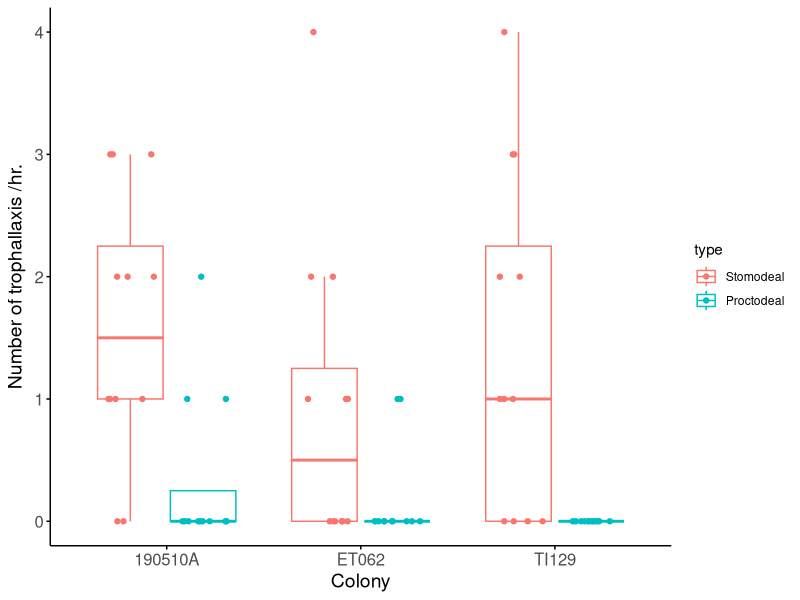
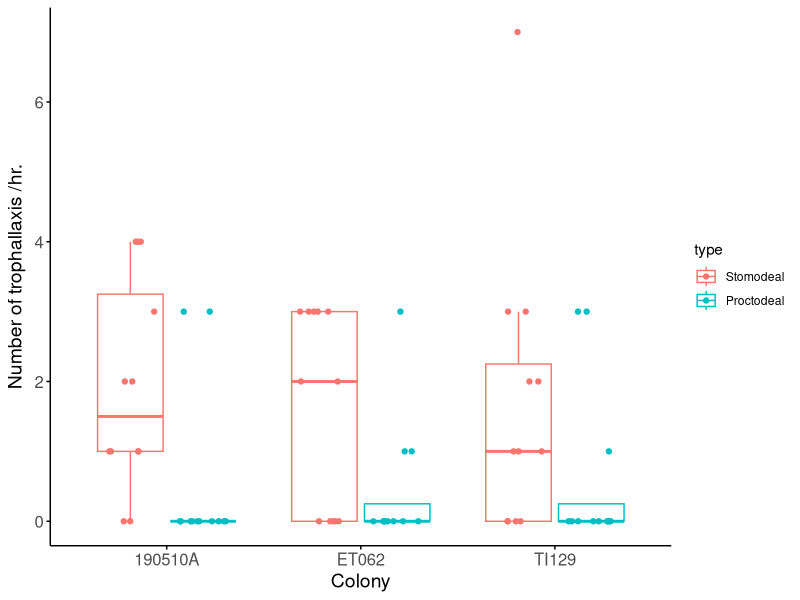

Reproduce these figures in R, in order.
## ---- chunk 1
library(tidyverse)
library(gridExtra)
library(lme4)
## ---- chunk 2
# reading excel file (see attached source file "RF_trophallaxis.csv" and see supplementary Data 1 in a paper "The royal food of termites" for detail)
d <- read.csv("RF_trophallaxis.csv", header=T)
d <- transform(d, type= factor(type, levels = c("Stomodeal","Proctodeal")))

# Extract caste and trophallaxis type and store in data set
dpk <- subset(d, d$caste=="PK")
dsq <- subset(d, d$caste=="SQ")
dS <- subset(d, d$type=="Stomodeal")
dP <- subset(d, d$type=="Proctodeal")
## ---- chunk 3
# Number of trophallaxis to king
g1 <- ggplot(dpk, aes(x=factor(colony_code), y=freq, color=type))
g1 <- g1 + geom_boxplot(alpha=0.5,outlier.colour = NA) + xlab("Colony") + ylab(expression(paste("Number of trophallaxis /hr.")))
g1 <- g1 + geom_point(position=position_jitterdodge(jitter.width=0.5, jitter.height=0.0))
g1 <- g1 + theme(panel.grid.major = element_blank(), panel.grid.minor = element_blank(), panel.background = element_blank())
g1 <- g1 + theme(axis.line=element_line(colour = "black"), axis.ticks=element_line(colour = "black"))
g1 <- g1 + theme(axis.text=element_text(size=12), axis.title=element_text(size=14))
g1

# Number of trophallaxis to queen
g2 <- ggplot(dsq, aes(x=factor(colony_code), y=freq, color=type))
g2 <- g2 + geom_boxplot(alpha=0.5,outlier.colour = NA) + xlab("Colony") + ylab(expression(paste("Number of trophallaxis /hr.")))
g2 <- g2 + geom_point(position=position_jitterdodge(jitter.width=0.5, jitter.height=0.0))
g2 <- g2 + theme(panel.grid.major = element_blank(), panel.grid.minor = element_blank(), panel.background = element_blank())
g2 <- g2 + theme(axis.line=element_line(colour = "black"), axis.ticks=element_line(colour = "black"))
g2 <- g2 + theme(axis.text=element_text(size=12), axis.title=element_text(size=14))
g2
## ---- chunk 4
## for Number of trophallaxis to king
# GLM, family=poisson
res1 <- glm(freq ~ type + colony_code, family="poisson", dpk)
summary(res1)
fit1=glm(freq ~ 1 + colony_code, family="poisson", dpk) #model_1
fit2=glm(freq ~ type + 1, family="poisson", dpk) #model_2
anova(res1, fit1, test = "Chisq") #likelihood ratio test
anova(res1, fit2, test = "Chisq") #likelihood ratio test

## for Number of trophallaxis to queen
# GLM, family=poisson
res2 <- glm(freq ~ type + colony_code, family="poisson", dsq)
summary(res2)
fit3=glm(freq ~ 1 + colony_code, family="poisson", dsq) #model_3
fit4=glm(freq ~ type + 1, family="poisson", dsq) #model_4
anova(res2, fit3, test = "Chisq") #likelihood ratio test
anova(res2, fit4, test = "Chisq") #likelihood ratio test

## for Number of trophallaxis (stomodeal) between king and queen
# GLMM, family=poisson
res3 <- glmer(freq ~ caste + colony_code + (1|individual_ID), family="poisson", dS)
summary(res3)
fit5=glmer(freq ~ 1 + colony_code + (1|individual_ID), family="poisson", dS) #model_5
fit6=glmer(freq ~ caste + 1 + (1|individual_ID), family="poisson", dS) #model_6
anova(res3, fit5, test = "Chisq") #likelihood ratio test
anova(res3, fit6, test = "Chisq") #likelihood ratio test
